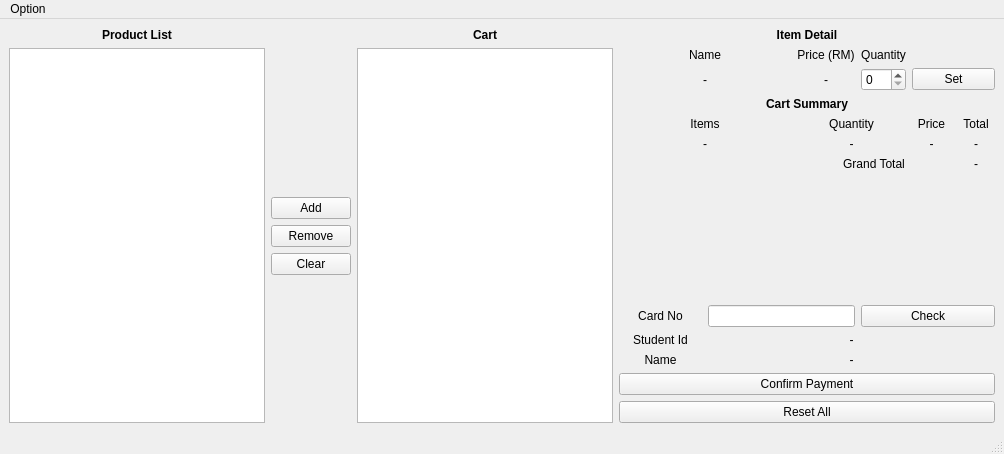
<?xml version="1.0" encoding="UTF-8"?>
<ui version="4.0">
 <class>MainWindow</class>
 <widget class="QMainWindow" name="MainWindow">
  <property name="geometry">
   <rect>
    <x>0</x>
    <y>0</y>
    <width>1004</width>
    <height>454</height>
   </rect>
  </property>
  <property name="windowTitle">
   <string>MainWindow</string>
  </property>
  <widget class="QWidget" name="centralwidget">
   <layout class="QHBoxLayout" name="horizontalLayout">
    <item>
     <layout class="QGridLayout" name="gridLayout_2">
      <item row="3" column="1">
       <widget class="QPushButton" name="pushButton_2">
        <property name="text">
         <string>Remove</string>
        </property>
       </widget>
      </item>
      <item row="0" column="0">
       <widget class="QLabel" name="label_16">
        <property name="styleSheet">
         <string notr="true">font:bold;</string>
        </property>
        <property name="text">
         <string>Product List</string>
        </property>
        <property name="alignment">
         <set>Qt::AlignCenter</set>
        </property>
       </widget>
      </item>
      <item row="0" column="2">
       <widget class="QLabel" name="label_17">
        <property name="styleSheet">
         <string notr="true">font:bold;</string>
        </property>
        <property name="text">
         <string>Cart</string>
        </property>
        <property name="alignment">
         <set>Qt::AlignCenter</set>
        </property>
       </widget>
      </item>
      <item row="2" column="1">
       <widget class="QPushButton" name="pushButton">
        <property name="text">
         <string>Add</string>
        </property>
       </widget>
      </item>
      <item row="6" column="1">
       <spacer name="verticalSpacer_2">
        <property name="orientation">
         <enum>Qt::Vertical</enum>
        </property>
        <property name="sizeHint" stdset="0">
         <size>
          <width>20</width>
          <height>40</height>
         </size>
        </property>
       </spacer>
      </item>
      <item row="1" column="2" rowspan="6">
       <widget class="QListWidget" name="listWidget_2">
        <property name="sizePolicy">
         <sizepolicy hsizetype="Minimum" vsizetype="Expanding">
          <horstretch>0</horstretch>
          <verstretch>0</verstretch>
         </sizepolicy>
        </property>
       </widget>
      </item>
      <item row="1" column="0" rowspan="6">
       <widget class="QListWidget" name="listWidget">
        <property name="sizePolicy">
         <sizepolicy hsizetype="Minimum" vsizetype="Expanding">
          <horstretch>0</horstretch>
          <verstretch>0</verstretch>
         </sizepolicy>
        </property>
       </widget>
      </item>
      <item row="1" column="1">
       <spacer name="verticalSpacer_3">
        <property name="orientation">
         <enum>Qt::Vertical</enum>
        </property>
        <property name="sizeHint" stdset="0">
         <size>
          <width>20</width>
          <height>40</height>
         </size>
        </property>
       </spacer>
      </item>
      <item row="4" column="1">
       <widget class="QPushButton" name="pushButton_3">
        <property name="text">
         <string>Clear</string>
        </property>
       </widget>
      </item>
     </layout>
    </item>
    <item>
     <layout class="QGridLayout" name="gridLayout">
      <item row="5" column="4" colspan="2">
       <widget class="QLabel" name="label_23">
        <property name="text">
         <string>-</string>
        </property>
        <property name="alignment">
         <set>Qt::AlignCenter</set>
        </property>
       </widget>
      </item>
      <item row="7" column="0">
       <spacer name="verticalSpacer_4">
        <property name="orientation">
         <enum>Qt::Vertical</enum>
        </property>
        <property name="sizeHint" stdset="0">
         <size>
          <width>20</width>
          <height>20</height>
         </size>
        </property>
       </spacer>
      </item>
      <item row="10" column="0" colspan="2">
       <widget class="QLabel" name="label_6">
        <property name="text">
         <string>Name</string>
        </property>
        <property name="alignment">
         <set>Qt::AlignCenter</set>
        </property>
       </widget>
      </item>
      <item row="4" column="7">
       <widget class="QLabel" name="label_10">
        <property name="text">
         <string>Total</string>
        </property>
        <property name="alignment">
         <set>Qt::AlignCenter</set>
        </property>
       </widget>
      </item>
      <item row="3" column="0" colspan="8">
       <widget class="QLabel" name="label_21">
        <property name="styleSheet">
         <string notr="true">font:bold;
</string>
        </property>
        <property name="text">
         <string>Cart Summary</string>
        </property>
        <property name="alignment">
         <set>Qt::AlignCenter</set>
        </property>
       </widget>
      </item>
      <item row="2" column="4">
       <widget class="QLabel" name="label_15">
        <property name="text">
         <string>-</string>
        </property>
        <property name="alignment">
         <set>Qt::AlignCenter</set>
        </property>
       </widget>
      </item>
      <item row="8" column="0" colspan="2">
       <widget class="QLabel" name="label_5">
        <property name="text">
         <string>Card No</string>
        </property>
        <property name="alignment">
         <set>Qt::AlignCenter</set>
        </property>
       </widget>
      </item>
      <item row="4" column="6">
       <widget class="QLabel" name="label_20">
        <property name="text">
         <string>Price</string>
        </property>
        <property name="alignment">
         <set>Qt::AlignCenter</set>
        </property>
       </widget>
      </item>
      <item row="1" column="0" colspan="4">
       <widget class="QLabel" name="label_2">
        <property name="text">
         <string>Name</string>
        </property>
        <property name="alignment">
         <set>Qt::AlignCenter</set>
        </property>
       </widget>
      </item>
      <item row="6" column="7">
       <widget class="QLabel" name="label_13">
        <property name="text">
         <string>-</string>
        </property>
        <property name="alignment">
         <set>Qt::AlignCenter</set>
        </property>
       </widget>
      </item>
      <item row="5" column="0" colspan="4">
       <widget class="QLabel" name="label_22">
        <property name="text">
         <string>-</string>
        </property>
        <property name="alignment">
         <set>Qt::AlignCenter</set>
        </property>
       </widget>
      </item>
      <item row="1" column="5">
       <widget class="QLabel" name="label_4">
        <property name="text">
         <string>Quantity</string>
        </property>
        <property name="alignment">
         <set>Qt::AlignCenter</set>
        </property>
       </widget>
      </item>
      <item row="11" column="0" colspan="8">
       <widget class="QPushButton" name="pushButton_5">
        <property name="text">
         <string>Confirm Payment</string>
        </property>
       </widget>
      </item>
      <item row="0" column="0" colspan="8">
       <widget class="QLabel" name="label">
        <property name="styleSheet">
         <string notr="true">font:bold;</string>
        </property>
        <property name="text">
         <string>Item Detail</string>
        </property>
        <property name="alignment">
         <set>Qt::AlignCenter</set>
        </property>
       </widget>
      </item>
      <item row="9" column="0" colspan="2">
       <widget class="QLabel" name="label_7">
        <property name="autoFillBackground">
         <bool>false</bool>
        </property>
        <property name="frameShape">
         <enum>QFrame::NoFrame</enum>
        </property>
        <property name="frameShadow">
         <enum>QFrame::Plain</enum>
        </property>
        <property name="lineWidth">
         <number>1</number>
        </property>
        <property name="text">
         <string>Student Id</string>
        </property>
        <property name="alignment">
         <set>Qt::AlignCenter</set>
        </property>
        <property name="margin">
         <number>0</number>
        </property>
        <property name="indent">
         <number>-1</number>
        </property>
       </widget>
      </item>
      <item row="8" column="5" colspan="3">
       <widget class="QPushButton" name="pushButton_4">
        <property name="text">
         <string>Check</string>
        </property>
       </widget>
      </item>
      <item row="10" column="2" colspan="6">
       <widget class="QLabel" name="label_9">
        <property name="text">
         <string>-</string>
        </property>
        <property name="alignment">
         <set>Qt::AlignCenter</set>
        </property>
       </widget>
      </item>
      <item row="8" column="2" colspan="3">
       <widget class="QLineEdit" name="lineEdit"/>
      </item>
      <item row="6" column="4" colspan="3">
       <widget class="QLabel" name="label_12">
        <property name="text">
         <string>Grand Total</string>
        </property>
        <property name="alignment">
         <set>Qt::AlignCenter</set>
        </property>
       </widget>
      </item>
      <item row="5" column="6">
       <widget class="QLabel" name="label_24">
        <property name="text">
         <string>-</string>
        </property>
        <property name="alignment">
         <set>Qt::AlignCenter</set>
        </property>
       </widget>
      </item>
      <item row="2" column="0" colspan="4">
       <widget class="QLabel" name="label_3">
        <property name="sizePolicy">
         <sizepolicy hsizetype="Expanding" vsizetype="Preferred">
          <horstretch>0</horstretch>
          <verstretch>0</verstretch>
         </sizepolicy>
        </property>
        <property name="text">
         <string>-</string>
        </property>
        <property name="alignment">
         <set>Qt::AlignCenter</set>
        </property>
        <property name="wordWrap">
         <bool>true</bool>
        </property>
       </widget>
      </item>
      <item row="2" column="5">
       <widget class="QSpinBox" name="spinBox"/>
      </item>
      <item row="9" column="2" colspan="6">
       <widget class="QLabel" name="label_8">
        <property name="text">
         <string>-</string>
        </property>
        <property name="alignment">
         <set>Qt::AlignCenter</set>
        </property>
       </widget>
      </item>
      <item row="5" column="7">
       <widget class="QLabel" name="label_11">
        <property name="text">
         <string>-</string>
        </property>
        <property name="alignment">
         <set>Qt::AlignCenter</set>
        </property>
       </widget>
      </item>
      <item row="4" column="4" colspan="2">
       <widget class="QLabel" name="label_19">
        <property name="text">
         <string>Quantity</string>
        </property>
        <property name="alignment">
         <set>Qt::AlignCenter</set>
        </property>
       </widget>
      </item>
      <item row="12" column="0" colspan="8">
       <widget class="QPushButton" name="pushButton_7">
        <property name="text">
         <string>Reset All</string>
        </property>
       </widget>
      </item>
      <item row="2" column="6" colspan="2">
       <widget class="QPushButton" name="pushButton_6">
        <property name="text">
         <string>Set</string>
        </property>
       </widget>
      </item>
      <item row="4" column="0" colspan="4">
       <widget class="QLabel" name="label_18">
        <property name="sizePolicy">
         <sizepolicy hsizetype="Preferred" vsizetype="Preferred">
          <horstretch>0</horstretch>
          <verstretch>0</verstretch>
         </sizepolicy>
        </property>
        <property name="text">
         <string>Items</string>
        </property>
        <property name="alignment">
         <set>Qt::AlignCenter</set>
        </property>
        <property name="wordWrap">
         <bool>true</bool>
        </property>
       </widget>
      </item>
      <item row="1" column="4">
       <widget class="QLabel" name="label_14">
        <property name="text">
         <string>Price (RM)</string>
        </property>
        <property name="alignment">
         <set>Qt::AlignCenter</set>
        </property>
       </widget>
      </item>
     </layout>
    </item>
   </layout>
  </widget>
  <widget class="QMenuBar" name="menubar">
   <property name="geometry">
    <rect>
     <x>0</x>
     <y>0</y>
     <width>1004</width>
     <height>21</height>
    </rect>
   </property>
   <widget class="QMenu" name="menuSettings">
    <property name="title">
     <string>Option</string>
    </property>
    <addaction name="actionEdit_Product"/>
    <addaction name="actionAbout"/>
    <addaction name="separator"/>
    <addaction name="actionExit"/>
   </widget>
   <addaction name="menuSettings"/>
  </widget>
  <widget class="QStatusBar" name="statusbar"/>
  <action name="actionAbout">
   <property name="text">
    <string>About</string>
   </property>
  </action>
  <action name="actionExit">
   <property name="text">
    <string>Exit</string>
   </property>
  </action>
  <action name="actionNew_Product">
   <property name="text">
    <string>New</string>
   </property>
  </action>
  <action name="actionUpdate_Product">
   <property name="text">
    <string>Edit</string>
   </property>
  </action>
  <action name="actionEdit_Product">
   <property name="text">
    <string>Edit Product</string>
   </property>
  </action>
 </widget>
 <tabstops>
  <tabstop>listWidget</tabstop>
  <tabstop>listWidget_2</tabstop>
  <tabstop>pushButton</tabstop>
  <tabstop>pushButton_2</tabstop>
  <tabstop>lineEdit</tabstop>
  <tabstop>pushButton_4</tabstop>
 </tabstops>
 <resources/>
 <connections/>
</ui>
